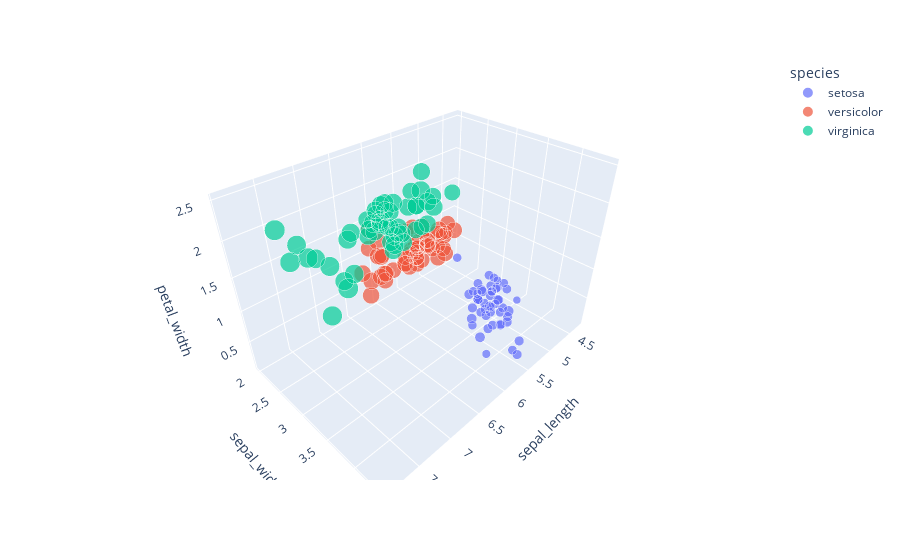

Notebook code cell kept with this figure:
### Code cell
# from pandas import read_csv
# from IPython.display import display
from matplotlib import pyplot
import plotly.express as px
import plotly.io as pio
# pio.renderers.default='browser'

import pandas as pd
import numpy as np
# import pytorch
# import librosa
# import jinja2
from sklearn.cluster import KMeans
from sklearn import metrics
from sklearn.metrics import pairwise_distances
#from sklearn import model_selection, linear_model, metrics, svm
# import seaborn as sn

# Load dataset
from pandas.plotting import scatter_matrix

url = "https://raw.githubusercontent.com/jbrownlee/Datasets/master/iris.csv"
names = ['sepal-length', 'sepal-width', 'petal-length', 'petal-width', 'type']
df = pd.read_csv(url, names=names) #reads csv into a dataframe
# print(df.info())
print(df['type'].unique())
# print(df.type.drop_duplicates())
# df['type'].value_counts().plot(kind='bar');

# #scatterplot
# scatter_matrix(df)
# pyplot.show()

# # histograms
# df.hist()
# pyplot.show()

df_three = df.iloc[:,:3]
# print(df_three)

km = KMeans(n_clusters=3)
y_predicted = km.fit_predict(df_three)
labels = y_predicted

km = KMeans(n_clusters=3)
km.fit(df_three)
# print(km.predict([[1,2,3]]))

# print(metrics.silhouette_score(df_three, labels, metric = 'euclidean'))
# print(y_predicted)


# fig  = px.scatter_3d(df_three, x='sepal-length', y='sepal-width', z='petal-length')
# fig.show()


dfa = px.data.iris()
fig = px.scatter_3d(dfa, x='sepal_length', y='sepal_width', z='petal_width',
              color='species',size = 'petal_length')
# fig.update_traces(marker_size = 5)
fig.show()


# train, test = model_selection.train_test_split(df, test_size=.2)
# X_train = train[['sepal-length', 'sepal-width', 'petal-length', 'petal-width']]
# Y_train = train[['type']]
# X_test = test[['sepal-length', 'sepal-width', 'petal-length', 'petal-width']]
# Y_test = test[['type']]
# split dataset
# X=df[['sepal-length', 'sepal-width', 'petal-length', 'petal-width']].values
# y=df['type'].values
# X_train, X_test, y_train, y_test = model_selection.train_test_split(X,y, test_size=0.3) #output are data frames

# # kfold = model_selection.StratifiedKFold(n_splits=10, random_state=1, shuffle=True)

### Figure 1 — Plotly figure (JSON) as saved in the notebook; plotly's stock layout.template omitted (floating-point values rounded to 4 significant figures)
{"data": [{"hovertemplate": "species=setosa<br>sepal_length=%{x}<br>sepal_width=%{y}<br>petal_width=%{z}<br>petal_length=%{marker.size}<extra></extra>", "legendgroup": "setosa", "marker": {"color": "#636efa", "size": [1.4, 1.4, 1.3, 1.5, 1.4, 1.7, 1.4, 1.5, 1.4, 1.5, 1.5, 1.6, 1.4, 1.1, 1.2, 1.5, 1.3, 1.4, 1.7, 1.5, 1.7, 1.5, 1, 1.7, 1.9, 1.6, 1.6, 1.5, 1.4, 1.6, 1.6, 1.5, 1.5, 1.4, 1.5, 1.2, 1.3, 1.5, 1.3, 1.5, 1.3, 1.3, 1.3, 1.6, 1.9, 1.4, 1.6, 1.4, 1.5, 1.4], "sizemode": "area", "sizeref": 0.01725, "symbol": "circle"}, "mode": "markers", "name": "setosa", "scene": "scene", "showlegend": true, "type": "scatter3d", "x": [5.1, 4.9, 4.7, 4.6, 5, 5.4, 4.6, 5, 4.4, 4.9, 5.4, 4.8, 4.8, 4.3, 5.8, 5.7, 5.4, 5.1, 5.7, 5.1, 5.4, 5.1, 4.6, 5.1, 4.8, 5, 5, 5.2, 5.2, 4.7, 4.8, 5.4, 5.2, 5.5, 4.9, 5, 5.5, 4.9, 4.4, 5.1, 5, 4.5, 4.4, 5, 5.1, 4.8, 5.1, 4.6, 5.3, 5], "y": [3.5, 3, 3.2, 3.1, 3.6, 3.9, 3.4, 3.4, 2.9, 3.1, 3.7, 3.4, 3, 3, 4, 4.4, 3.9, 3.5, 3.8, 3.8, 3.4, 3.7, 3.6, 3.3, 3.4, 3, 3.4, 3.5, 3.4, 3.2, 3.1, 3.4, 4.1, 4.2, 3.1, 3.2, 3.5, 3.1, 3, 3.4, 3.5, 2.3, 3.2, 3.5, 3.8, 3, 3.8, 3.2, 3.7, 3.3], "z": [0.2, 0.2, 0.2, 0.2, 0.2, 0.4, 0.3, 0.2, 0.2, 0.1, 0.2, 0.2, 0.1, 0.1, 0.2, 0.4, 0.4, 0.3, 0.3, 0.3, 0.2, 0.4, 0.2, 0.5, 0.2, 0.2, 0.4, 0.2, 0.2, 0.2, 0.2, 0.4, 0.1, 0.2, 0.1, 0.2, 0.2, 0.1, 0.2, 0.2, 0.3, 0.3, 0.2, 0.6, 0.4, 0.3, 0.2, 0.2, 0.2, 0.2]}, {"hovertemplate": "species=versicolor<br>sepal_length=%{x}<br>sepal_width=%{y}<br>petal_width=%{z}<br>petal_length=%{marker.size}<extra></extra>", "legendgroup": "versicolor", "marker": {"color": "#EF553B", "size": [4.7, 4.5, 4.9, 4, 4.6, 4.5, 4.7, 3.3, 4.6, 3.9, 3.5, 4.2, 4, 4.7, 3.6, 4.4, 4.5, 4.1, 4.5, 3.9, 4.8, 4, 4.9, 4.7, 4.3, 4.4, 4.8, 5, 4.5, 3.5, 3.8, 3.7, 3.9, 5.1, 4.5, 4.5, 4.7, 4.4, 4.1, 4, 4.4, 4.6, 4, 3.3, 4.2, 4.2, 4.2, 4.3, 3, 4.1], "sizemode": "area", "sizeref": 0.01725, "symbol": "circle"}, "mode": "markers", "name": "versicolor", "scene": "scene", "showlegend": true, "type": "scatter3d", "x": [7, 6.4, 6.9, 5.5, 6.5, 5.7, 6.3, 4.9, 6.6, 5.2, 5, 5.9, 6, 6.1, 5.6, 6.7, 5.6, 5.8, 6.2, 5.6, 5.9, 6.1, 6.3, 6.1, 6.4, 6.6, 6.8, 6.7, 6, 5.7, 5.5, 5.5, 5.8, 6, 5.4, 6, 6.7, 6.3, 5.6, 5.5, 5.5, 6.1, 5.8, 5, 5.6, 5.7, 5.7, 6.2, 5.1, 5.7], "y": [3.2, 3.2, 3.1, 2.3, 2.8, 2.8, 3.3, 2.4, 2.9, 2.7, 2, 3, 2.2, 2.9, 2.9, 3.1, 3, 2.7, 2.2, 2.5, 3.2, 2.8, 2.5, 2.8, 2.9, 3, 2.8, 3, 2.9, 2.6, 2.4, 2.4, 2.7, 2.7, 3, 3.4, 3.1, 2.3, 3, 2.5, 2.6, 3, 2.6, 2.3, 2.7, 3, 2.9, 2.9, 2.5, 2.8], "z": [1.4, 1.5, 1.5, 1.3, 1.5, 1.3, 1.6, 1, 1.3, 1.4, 1, 1.5, 1, 1.4, 1.3, 1.4, 1.5, 1, 1.5, 1.1, 1.8, 1.3, 1.5, 1.2, 1.3, 1.4, 1.4, 1.7, 1.5, 1, 1.1, 1, 1.2, 1.6, 1.5, 1.6, 1.5, 1.3, 1.3, 1.3, 1.2, 1.4, 1.2, 1, 1.3, 1.2, 1.3, 1.3, 1.1, 1.3]}, {"hovertemplate": "species=virginica<br>sepal_length=%{x}<br>sepal_width=%{y}<br>petal_width=%{z}<br>petal_length=%{marker.size}<extra></extra>", "legendgroup": "virginica", "marker": {"color": "#00cc96", "size": [6, 5.1, 5.9, 5.6, 5.8, 6.6, 4.5, 6.3, 5.8, 6.1, 5.1, 5.3, 5.5, 5, 5.1, 5.3, 5.5, 6.7, 6.9, 5, 5.7, 4.9, 6.7, 4.9, 5.7, 6, 4.8, 4.9, 5.6, 5.8, 6.1, 6.4, 5.6, 5.1, 5.6, 6.1, 5.6, 5.5, 4.8, 5.4, 5.6, 5.1, 5.1, 5.9, 5.7, 5.2, 5, 5.2, 5.4, 5.1], "sizemode": "area", "sizeref": 0.01725, "symbol": "circle"}, "mode": "markers", "name": "virginica", "scene": "scene", "showlegend": true, "type": "scatter3d", "x": [6.3, 5.8, 7.1, 6.3, 6.5, 7.6, 4.9, 7.3, 6.7, 7.2, 6.5, 6.4, 6.8, 5.7, 5.8, 6.4, 6.5, 7.7, 7.7, 6, 6.9, 5.6, 7.7, 6.3, 6.7, 7.2, 6.2, 6.1, 6.4, 7.2, 7.4, 7.9, 6.4, 6.3, 6.1, 7.7, 6.3, 6.4, 6, 6.9, 6.7, 6.9, 5.8, 6.8, 6.7, 6.7, 6.3, 6.5, 6.2, 5.9], "y": [3.3, 2.7, 3, 2.9, 3, 3, 2.5, 2.9, 2.5, 3.6, 3.2, 2.7, 3, 2.5, 2.8, 3.2, 3, 3.8, 2.6, 2.2, 3.2, 2.8, 2.8, 2.7, 3.3, 3.2, 2.8, 3, 2.8, 3, 2.8, 3.8, 2.8, 2.8, 2.6, 3, 3.4, 3.1, 3, 3.1, 3.1, 3.1, 2.7, 3.2, 3.3, 3, 2.5, 3, 3.4, 3], "z": [2.5, 1.9, 2.1, 1.8, 2.2, 2.1, 1.7, 1.8, 1.8, 2.5, 2, 1.9, 2.1, 2, 2.4, 2.3, 1.8, 2.2, 2.3, 1.5, 2.3, 2, 2, 1.8, 2.1, 1.8, 1.8, 1.8, 2.1, 1.6, 1.9, 2, 2.2, 1.5, 1.4, 2.3, 2.4, 1.8, 1.8, 2.1, 2.4, 2.3, 1.9, 2.3, 2.5, 2.3, 1.9, 2, 2.3, 1.8]}], "layout": {"legend": {"itemsizing": "constant", "title": {"text": "species"}, "tracegroupgap": 0}, "margin": {"t": 60}, "scene": {"domain": {"x": [0, 1], "y": [0, 1]}, "xaxis": {"title": {"text": "sepal_length"}}, "yaxis": {"title": {"text": "sepal_width"}}, "zaxis": {"title": {"text": "petal_width"}}}}}
